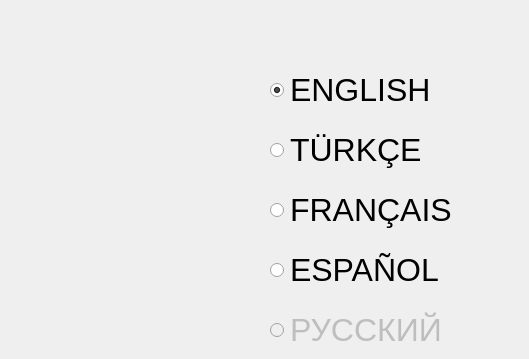
      <widget class="QWidget" name="tab_language">
       <attribute name="title">
        <string>Page</string>
       </attribute>
       <widget class="QRadioButton" name="radioButton_french">
        <property name="geometry">
         <rect>
          <x>270</x>
          <y>190</y>
          <width>250</width>
          <height>40</height>
         </rect>
        </property>
        <property name="font">
         <font>
          <pointsize>24</pointsize>
         </font>
        </property>
        <property name="styleSheet">
         <string notr="true"/>
        </property>
        <property name="text">
         <string notr="true">FRANÇAIS</string>
        </property>
        <property name="iconSize">
         <size>
          <width>64</width>
          <height>64</height>
         </size>
        </property>
        <property name="checked">
         <bool>false</bool>
        </property>
       </widget>
       <widget class="QRadioButton" name="radioButton_russian">
        <property name="enabled">
         <bool>false</bool>
        </property>
        <property name="geometry">
         <rect>
          <x>270</x>
          <y>310</y>
          <width>250</width>
          <height>40</height>
         </rect>
        </property>
        <property name="font">
         <font>
          <pointsize>24</pointsize>
         </font>
        </property>
        <property name="styleSheet">
         <string notr="true"/>
        </property>
        <property name="text">
         <string notr="true">РУССКИЙ</string>
        </property>
        <property name="iconSize">
         <size>
          <width>64</width>
          <height>64</height>
         </size>
        </property>
        <property name="checked">
         <bool>false</bool>
        </property>
       </widget>
       <widget class="QRadioButton" name="radioButton_turkish">
        <property name="geometry">
         <rect>
          <x>270</x>
          <y>130</y>
          <width>250</width>
          <height>40</height>
         </rect>
        </property>
        <property name="font">
         <font>
          <pointsize>24</pointsize>
         </font>
        </property>
        <property name="styleSheet">
         <string notr="true"/>
        </property>
        <property name="text">
         <string notr="true">TÜRKÇE</string>
        </property>
        <property name="iconSize">
         <size>
          <width>64</width>
          <height>64</height>
         </size>
        </property>
        <property name="checked">
         <bool>false</bool>
        </property>
       </widget>
       <widget class="QRadioButton" name="radioButton_spanish">
        <property name="geometry">
         <rect>
          <x>270</x>
          <y>250</y>
          <width>250</width>
          <height>40</height>
         </rect>
        </property>
        <property name="font">
         <font>
          <pointsize>24</pointsize>
         </font>
        </property>
        <property name="styleSheet">
         <string notr="true"/>
        </property>
        <property name="text">
         <string notr="true">ESPAÑOL</string>
        </property>
        <property name="iconSize">
         <size>
          <width>64</width>
          <height>64</height>
         </size>
        </property>
        <property name="checked">
         <bool>false</bool>
        </property>
       </widget>
       <widget class="QRadioButton" name="radioButton_english">
        <property name="geometry">
         <rect>
          <x>270</x>
          <y>70</y>
          <width>250</width>
          <height>40</height>
         </rect>
        </property>
        <property name="font">
         <font>
          <pointsize>24</pointsize>
         </font>
        </property>
        <property name="styleSheet">
         <string notr="true"/>
        </property>
        <property name="text">
         <string notr="true">ENGLISH</string>
        </property>
        <property name="iconSize">
         <size>
          <width>64</width>
          <height>64</height>
         </size>
        </property>
        <property name="checked">
         <bool>true</bool>
        </property>
       </widget>
      </widget>
